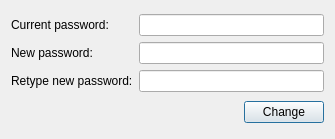
<ui version="4.0" >
 <class>passwordChangeDialogClass</class>
 <widget class="QDialog" name="passwordChangeDialogClass" >
  <property name="geometry" >
   <rect>
    <x>0</x>
    <y>0</y>
    <width>335</width>
    <height>139</height>
   </rect>
  </property>
  <property name="windowTitle" >
   <string>Change password</string>
  </property>
  <property name="windowIcon" >
   <iconset resource="../../../qutim.qrc" >:/icons/crystal_project/password.png</iconset>
  </property>
  <layout class="QGridLayout" >
   <item row="0" column="0" colspan="2" >
    <layout class="QHBoxLayout" >
     <item>
      <layout class="QVBoxLayout" >
       <item>
        <widget class="QLabel" name="label" >
         <property name="text" >
          <string>Current password:</string>
         </property>
        </widget>
       </item>
       <item>
        <widget class="QLabel" name="label_2" >
         <property name="text" >
          <string>New password:</string>
         </property>
        </widget>
       </item>
       <item>
        <widget class="QLabel" name="label_3" >
         <property name="text" >
          <string>Retype new password:</string>
         </property>
        </widget>
       </item>
      </layout>
     </item>
     <item>
      <layout class="QVBoxLayout" >
       <item>
        <widget class="QLineEdit" name="currentEdit" >
         <property name="maxLength" >
          <number>16</number>
         </property>
         <property name="echoMode" >
          <enum>QLineEdit::Password</enum>
         </property>
        </widget>
       </item>
       <item>
        <widget class="QLineEdit" name="newEdit" >
         <property name="maxLength" >
          <number>16</number>
         </property>
         <property name="echoMode" >
          <enum>QLineEdit::Password</enum>
         </property>
        </widget>
       </item>
       <item>
        <widget class="QLineEdit" name="lineEdit" >
         <property name="maxLength" >
          <number>16</number>
         </property>
         <property name="echoMode" >
          <enum>QLineEdit::Password</enum>
         </property>
        </widget>
       </item>
      </layout>
     </item>
    </layout>
   </item>
   <item row="1" column="0" >
    <spacer>
     <property name="orientation" >
      <enum>Qt::Horizontal</enum>
     </property>
     <property name="sizeHint" >
      <size>
       <width>40</width>
       <height>20</height>
      </size>
     </property>
    </spacer>
   </item>
   <item row="1" column="1" >
    <widget class="QPushButton" name="changeButton" >
     <property name="text" >
      <string>Change</string>
     </property>
     <property name="icon" >
      <iconset resource="../../../qutim.qrc" >:/icons/crystal_project/password.png</iconset>
     </property>
    </widget>
   </item>
  </layout>
 </widget>
 <layoutdefault spacing="6" margin="11" />
 <resources>
  <include location="../../../qutim.qrc" />
 </resources>
 <connections/>
</ui>
